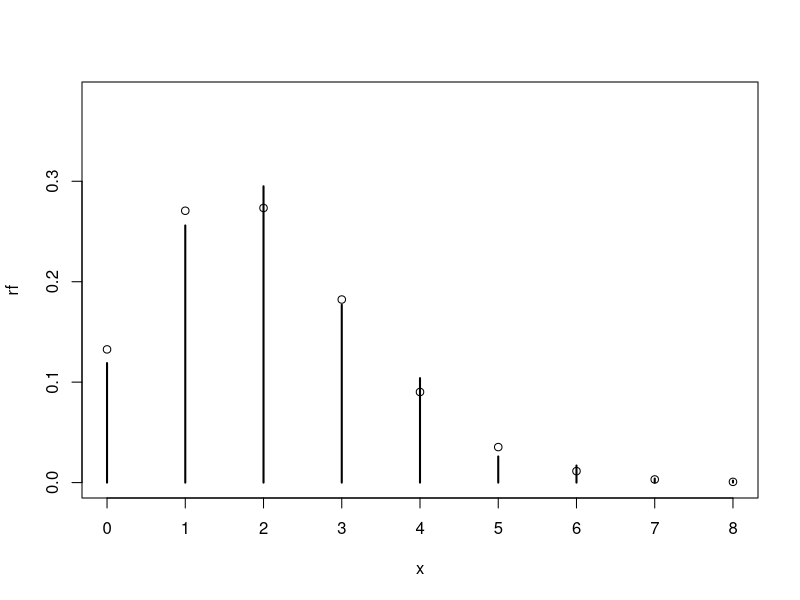

Write R code to recreate this figure.
mu <- 2
n <- 100
p <- mu/n
ns <- 1000 
x <- rep(0,lens=ns) 
for (i in 1:ns) {
  x[i] <- sum(ifelse(runif(n)<p,1,0))
}
rf <- table(x)/ns
plot(rf,ylim=c(0,1.3*max(rf)))
xlabels <- 0:ns
Ptheory <- choose(n,xlabels)*p^(xlabels)*(1-p)^(n-xlabels)
points(xlabels,Ptheory)

c(mean(x),n*p)
c(sd(x),sqrt(n*p*(1-p)))

